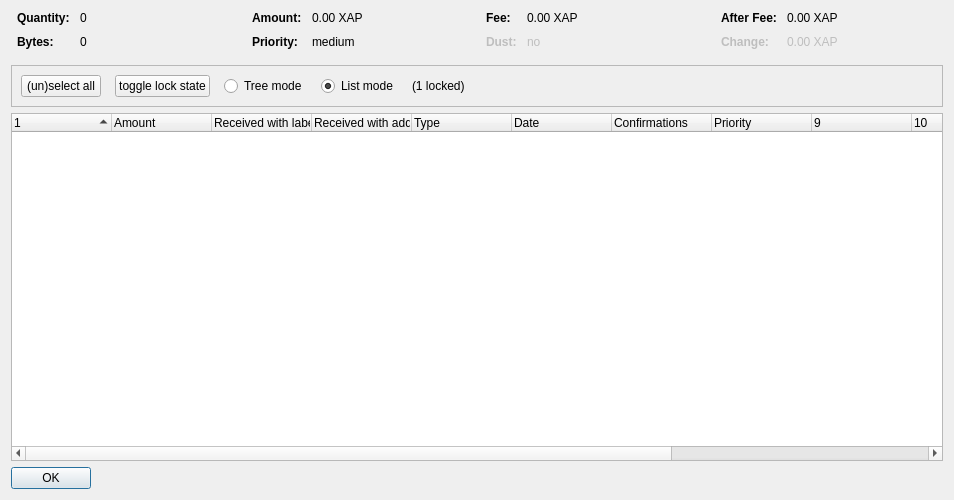
<?xml version="1.0" encoding="UTF-8"?>
<ui version="4.0">
 <class>CoinControlDialog</class>
 <widget class="QDialog" name="CoinControlDialog">
  <property name="geometry">
   <rect>
    <x>0</x>
    <y>0</y>
    <width>954</width>
    <height>500</height>
   </rect>
  </property>
  <property name="windowTitle">
   <string>Coin Selection</string>
  </property>
  <layout class="QVBoxLayout" name="verticalLayout">
   <item>
    <layout class="QHBoxLayout" name="horizontalLayoutTop" stretch="0,0,0,0">
     <property name="topMargin">
      <number>0</number>
     </property>
     <property name="bottomMargin">
      <number>10</number>
     </property>
     <item>
      <layout class="QFormLayout" name="formLayoutCoinControl1">
       <property name="horizontalSpacing">
        <number>10</number>
       </property>
       <property name="verticalSpacing">
        <number>10</number>
       </property>
       <property name="leftMargin">
        <number>6</number>
       </property>
       <property name="rightMargin">
        <number>6</number>
       </property>
       <item row="0" column="0">
        <widget class="QLabel" name="labelCoinControlQuantityText">
         <property name="font">
          <font>
           <weight>75</weight>
           <bold>true</bold>
          </font>
         </property>
         <property name="text">
          <string>Quantity:</string>
         </property>
        </widget>
       </item>
       <item row="0" column="1">
        <widget class="QLabel" name="labelCoinControlQuantity">
         <property name="cursor">
          <cursorShape>IBeamCursor</cursorShape>
         </property>
         <property name="contextMenuPolicy">
          <enum>Qt::ActionsContextMenu</enum>
         </property>
         <property name="text">
          <string notr="true">0</string>
         </property>
         <property name="textInteractionFlags">
          <set>Qt::LinksAccessibleByMouse|Qt::TextSelectableByKeyboard|Qt::TextSelectableByMouse</set>
         </property>
        </widget>
       </item>
       <item row="1" column="0">
        <widget class="QLabel" name="labelCoinControlBytesText">
         <property name="font">
          <font>
           <weight>75</weight>
           <bold>true</bold>
          </font>
         </property>
         <property name="text">
          <string>Bytes:</string>
         </property>
        </widget>
       </item>
       <item row="1" column="1">
        <widget class="QLabel" name="labelCoinControlBytes">
         <property name="cursor">
          <cursorShape>IBeamCursor</cursorShape>
         </property>
         <property name="contextMenuPolicy">
          <enum>Qt::ActionsContextMenu</enum>
         </property>
         <property name="text">
          <string notr="true">0</string>
         </property>
         <property name="textInteractionFlags">
          <set>Qt::LinksAccessibleByMouse|Qt::TextSelectableByKeyboard|Qt::TextSelectableByMouse</set>
         </property>
        </widget>
       </item>
      </layout>
     </item>
     <item>
      <layout class="QFormLayout" name="formLayoutCoinControl2">
       <property name="horizontalSpacing">
        <number>10</number>
       </property>
       <property name="verticalSpacing">
        <number>10</number>
       </property>
       <property name="leftMargin">
        <number>6</number>
       </property>
       <property name="rightMargin">
        <number>6</number>
       </property>
       <item row="0" column="0">
        <widget class="QLabel" name="labelCoinControlAmountText">
         <property name="font">
          <font>
           <weight>75</weight>
           <bold>true</bold>
          </font>
         </property>
         <property name="text">
          <string>Amount:</string>
         </property>
        </widget>
       </item>
       <item row="0" column="1">
        <widget class="QLabel" name="labelCoinControlAmount">
         <property name="cursor">
          <cursorShape>IBeamCursor</cursorShape>
         </property>
         <property name="contextMenuPolicy">
          <enum>Qt::ActionsContextMenu</enum>
         </property>
         <property name="text">
          <string notr="true">0.00 XAP</string>
         </property>
         <property name="textInteractionFlags">
          <set>Qt::LinksAccessibleByMouse|Qt::TextSelectableByKeyboard|Qt::TextSelectableByMouse</set>
         </property>
        </widget>
       </item>
       <item row="1" column="0">
        <widget class="QLabel" name="labelCoinControlPriorityText">
         <property name="font">
          <font>
           <weight>75</weight>
           <bold>true</bold>
          </font>
         </property>
         <property name="text">
          <string>Priority:</string>
         </property>
        </widget>
       </item>
       <item row="1" column="1">
        <widget class="QLabel" name="labelCoinControlPriority">
         <property name="cursor">
          <cursorShape>IBeamCursor</cursorShape>
         </property>
         <property name="contextMenuPolicy">
          <enum>Qt::ActionsContextMenu</enum>
         </property>
         <property name="text">
          <string>medium</string>
         </property>
         <property name="textInteractionFlags">
          <set>Qt::LinksAccessibleByMouse|Qt::TextSelectableByKeyboard|Qt::TextSelectableByMouse</set>
         </property>
        </widget>
       </item>
      </layout>
     </item>
     <item>
      <layout class="QFormLayout" name="formLayoutCoinControl3">
       <property name="horizontalSpacing">
        <number>10</number>
       </property>
       <property name="verticalSpacing">
        <number>10</number>
       </property>
       <property name="leftMargin">
        <number>6</number>
       </property>
       <property name="rightMargin">
        <number>6</number>
       </property>
       <item row="0" column="0">
        <widget class="QLabel" name="labelCoinControlFeeText">
         <property name="font">
          <font>
           <weight>75</weight>
           <bold>true</bold>
          </font>
         </property>
         <property name="text">
          <string>Fee:</string>
         </property>
        </widget>
       </item>
       <item row="0" column="1">
        <widget class="QLabel" name="labelCoinControlFee">
         <property name="cursor">
          <cursorShape>IBeamCursor</cursorShape>
         </property>
         <property name="contextMenuPolicy">
          <enum>Qt::ActionsContextMenu</enum>
         </property>
         <property name="text">
          <string notr="true">0.00 XAP</string>
         </property>
         <property name="textInteractionFlags">
          <set>Qt::LinksAccessibleByMouse|Qt::TextSelectableByKeyboard|Qt::TextSelectableByMouse</set>
         </property>
        </widget>
       </item>
       <item row="1" column="0">
        <widget class="QLabel" name="labelCoinControlLowOutputText">
         <property name="enabled">
          <bool>false</bool>
         </property>
         <property name="font">
          <font>
           <weight>75</weight>
           <bold>true</bold>
          </font>
         </property>
         <property name="text">
          <string>Dust:</string>
         </property>
        </widget>
       </item>
       <item row="1" column="1">
        <widget class="QLabel" name="labelCoinControlLowOutput">
         <property name="enabled">
          <bool>false</bool>
         </property>
         <property name="cursor">
          <cursorShape>IBeamCursor</cursorShape>
         </property>
         <property name="contextMenuPolicy">
          <enum>Qt::ActionsContextMenu</enum>
         </property>
         <property name="text">
          <string>no</string>
         </property>
         <property name="textInteractionFlags">
          <set>Qt::LinksAccessibleByMouse|Qt::TextSelectableByKeyboard|Qt::TextSelectableByMouse</set>
         </property>
        </widget>
       </item>
      </layout>
     </item>
     <item>
      <layout class="QFormLayout" name="formLayoutCoinControl4">
       <property name="horizontalSpacing">
        <number>10</number>
       </property>
       <property name="verticalSpacing">
        <number>10</number>
       </property>
       <property name="leftMargin">
        <number>6</number>
       </property>
       <property name="rightMargin">
        <number>6</number>
       </property>
       <item row="0" column="0">
        <widget class="QLabel" name="labelCoinControlAfterFeeText">
         <property name="font">
          <font>
           <weight>75</weight>
           <bold>true</bold>
          </font>
         </property>
         <property name="text">
          <string>After Fee:</string>
         </property>
        </widget>
       </item>
       <item row="0" column="1">
        <widget class="QLabel" name="labelCoinControlAfterFee">
         <property name="cursor">
          <cursorShape>IBeamCursor</cursorShape>
         </property>
         <property name="contextMenuPolicy">
          <enum>Qt::ActionsContextMenu</enum>
         </property>
         <property name="text">
          <string notr="true">0.00 XAP</string>
         </property>
         <property name="textInteractionFlags">
          <set>Qt::LinksAccessibleByMouse|Qt::TextSelectableByKeyboard|Qt::TextSelectableByMouse</set>
         </property>
        </widget>
       </item>
       <item row="1" column="0">
        <widget class="QLabel" name="labelCoinControlChangeText">
         <property name="enabled">
          <bool>false</bool>
         </property>
         <property name="font">
          <font>
           <weight>75</weight>
           <bold>true</bold>
          </font>
         </property>
         <property name="text">
          <string>Change:</string>
         </property>
        </widget>
       </item>
       <item row="1" column="1">
        <widget class="QLabel" name="labelCoinControlChange">
         <property name="enabled">
          <bool>false</bool>
         </property>
         <property name="cursor">
          <cursorShape>IBeamCursor</cursorShape>
         </property>
         <property name="contextMenuPolicy">
          <enum>Qt::ActionsContextMenu</enum>
         </property>
         <property name="text">
          <string notr="true">0.00 XAP</string>
         </property>
         <property name="textInteractionFlags">
          <set>Qt::LinksAccessibleByMouse|Qt::TextSelectableByKeyboard|Qt::TextSelectableByMouse</set>
         </property>
        </widget>
       </item>
      </layout>
     </item>
    </layout>
   </item>
   <item>
    <widget class="QFrame" name="frame">
     <property name="minimumSize">
      <size>
       <width>0</width>
       <height>40</height>
      </size>
     </property>
     <property name="frameShape">
      <enum>QFrame::StyledPanel</enum>
     </property>
     <property name="frameShadow">
      <enum>QFrame::Sunken</enum>
     </property>
     <layout class="QHBoxLayout" name="horizontalLayout">
      <item>
       <layout class="QHBoxLayout" name="horizontalLayoutPanel" stretch="0,0,0,0,0,0">
        <property name="spacing">
         <number>14</number>
        </property>
        <item>
         <widget class="QPushButton" name="pushButtonSelectAll">
          <property name="sizePolicy">
           <sizepolicy hsizetype="Maximum" vsizetype="Fixed">
            <horstretch>0</horstretch>
            <verstretch>0</verstretch>
           </sizepolicy>
          </property>
          <property name="text">
           <string>(un)select all</string>
          </property>
          <property name="autoDefault">
           <bool>false</bool>
          </property>
         </widget>
        </item>
        <item>
         <widget class="QPushButton" name="pushButtonToggleLock">
          <property name="sizePolicy">
           <sizepolicy hsizetype="Maximum" vsizetype="Fixed">
            <horstretch>0</horstretch>
            <verstretch>0</verstretch>
           </sizepolicy>
          </property>
          <property name="text">
           <string>toggle lock state</string>
          </property>
          <property name="autoDefault">
           <bool>false</bool>
          </property>
         </widget>
        </item>
        <item>
         <widget class="QRadioButton" name="radioTreeMode">
          <property name="sizePolicy">
           <sizepolicy hsizetype="Maximum" vsizetype="Fixed">
            <horstretch>0</horstretch>
            <verstretch>0</verstretch>
           </sizepolicy>
          </property>
          <property name="text">
           <string>Tree mode</string>
          </property>
         </widget>
        </item>
        <item>
         <widget class="QRadioButton" name="radioListMode">
          <property name="sizePolicy">
           <sizepolicy hsizetype="Maximum" vsizetype="Fixed">
            <horstretch>0</horstretch>
            <verstretch>0</verstretch>
           </sizepolicy>
          </property>
          <property name="text">
           <string>List mode</string>
          </property>
          <property name="checked">
           <bool>true</bool>
          </property>
         </widget>
        </item>
        <item>
         <widget class="QLabel" name="labelLocked">
          <property name="text">
           <string>(1 locked)</string>
          </property>
         </widget>
        </item>
        <item>
         <spacer name="horizontalSpacer">
          <property name="orientation">
           <enum>Qt::Horizontal</enum>
          </property>
          <property name="sizeHint" stdset="0">
           <size>
            <width>40</width>
            <height>20</height>
           </size>
          </property>
         </spacer>
        </item>
       </layout>
      </item>
     </layout>
    </widget>
   </item>
   <item>
    <widget class="CoinControlTreeWidget" name="treeWidget">
     <property name="contextMenuPolicy">
      <enum>Qt::CustomContextMenu</enum>
     </property>
     <property name="sortingEnabled">
      <bool>false</bool>
     </property>
     <property name="columnCount">
      <number>13</number>
     </property>
     <attribute name="headerShowSortIndicator" stdset="0">
      <bool>true</bool>
     </attribute>
     <attribute name="headerStretchLastSection">
      <bool>false</bool>
     </attribute>
     <column>
      <property name="text">
       <string/>
      </property>
     </column>
     <column>
      <property name="text">
       <string>Amount</string>
      </property>
     </column>
     <column>
      <property name="text">
       <string>Received with label</string>
      </property>
     </column>
     <column>
      <property name="text">
       <string>Received with address</string>
      </property>
     </column>
     <column>
      <property name="text">
       <string>Type</string>
      </property>
     </column>
     <column>
      <property name="text">
       <string>Date</string>
      </property>
     </column>
     <column>
      <property name="text">
       <string>Confirmations</string>
      </property>
      <property name="toolTip">
       <string>Confirmed</string>
      </property>
     </column>
     <column>
      <property name="text">
       <string>Priority</string>
      </property>
     </column>
     <column>
      <property name="text">
       <string/>
      </property>
     </column>
     <column>
      <property name="text">
       <string/>
      </property>
     </column>
     <column>
      <property name="text">
       <string/>
      </property>
     </column>
     <column>
      <property name="text">
       <string/>
      </property>
     </column>
     <column>
      <property name="text">
       <string/>
      </property>
     </column>
    </widget>
   </item>
   <item>
    <widget class="QDialogButtonBox" name="buttonBox">
     <property name="sizePolicy">
      <sizepolicy hsizetype="Maximum" vsizetype="Fixed">
       <horstretch>0</horstretch>
       <verstretch>0</verstretch>
      </sizepolicy>
     </property>
     <property name="orientation">
      <enum>Qt::Horizontal</enum>
     </property>
     <property name="standardButtons">
      <set>QDialogButtonBox::Ok</set>
     </property>
    </widget>
   </item>
  </layout>
 </widget>
 <customwidgets>
  <customwidget>
   <class>CoinControlTreeWidget</class>
   <extends>QTreeWidget</extends>
   <header>coincontroltreewidget.h</header>
  </customwidget>
 </customwidgets>
 <resources/>
 <connections/>
</ui>
